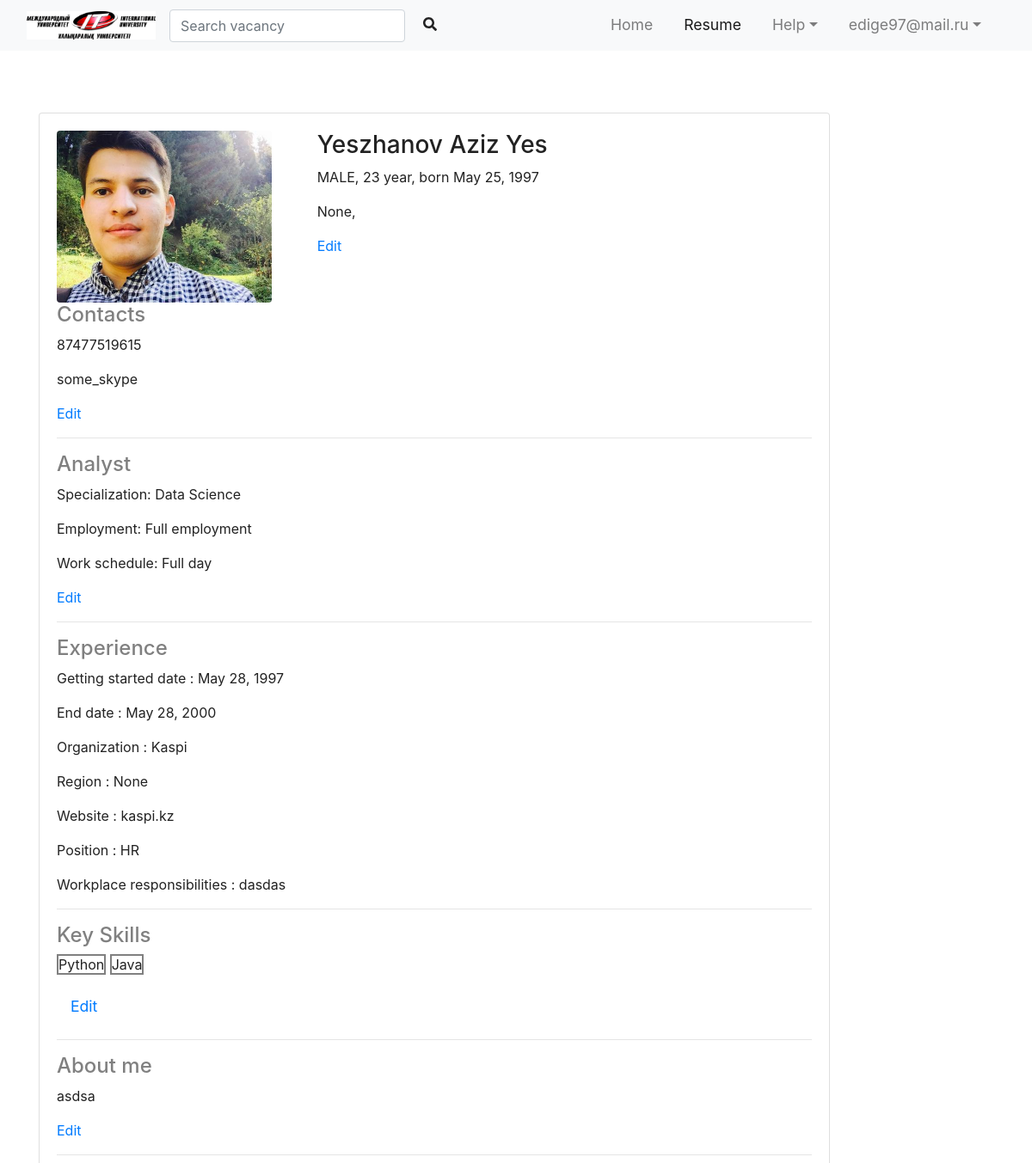
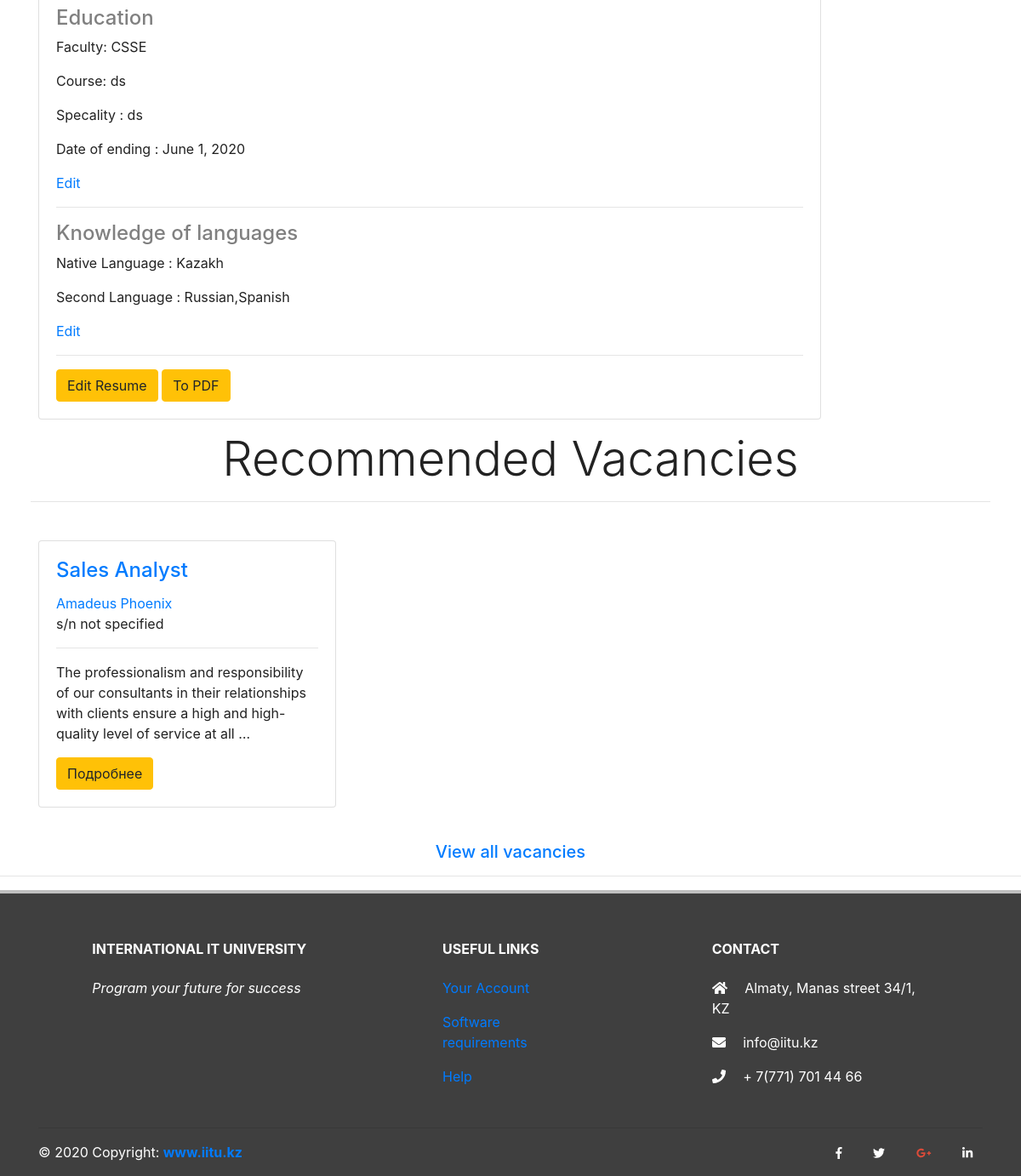
/student/get_resume_student/ (signed in), run on the app's committed database (2 pictures, top to bottom).
### users/models.py (models this page shows)
class User(AbstractUser):
    is_student = models.BooleanField(default=False)
    is_employer = models.BooleanField(default=False)

### student/models.py (models this page shows)
class PhotoStudent(models.Model):
	user = models.OneToOneField(User,on_delete=models.CASCADE)
	photo = models.ImageField(upload_to ='student/uploads/photo',default ='student/uploads/photo/default.png')

class PersonalInformation(models.Model):
	user = models.OneToOneField(User,on_delete=models.CASCADE)
	name = models.CharField(max_length = 127,null=True)
	middle_name = models.CharField(max_length = 127,null=True)
	surname = models.CharField(max_length = 127,null=True)
	birthday = models.DateField(null=True)
	gender = models.CharField(max_length = 12,choices=GENDER_CHOICE,null=True)
	city = AddressField(null=True)

class ContactInformation(models.Model):
	user = models.OneToOneField(User,on_delete=models.CASCADE)
	mobile_phone = models.CharField(max_length = 30,null=True,blank=True)
	home_phone = models.CharField(max_length = 30,null=True,blank=True)
	skype = models.CharField(max_length = 30,null=True,blank=True)

class DesiredPosition(models.Model):
	user = models.OneToOneField(User,on_delete=models.CASCADE)
	desired_position = models.CharField(max_length = 30,null=True,blank=True)
	professional_area = models.CharField(max_length = 30,null=True,blank=True)
	employment = models.CharField(max_length = 100,choices=EMPLOYMENT_CHOICE,null=False,blank=True)
	schedule = models.CharField(max_length = 100,choices=SCHEDULE_CHOICE,null=False,blank=True)

class Experience(models.Model):
	user = models.OneToOneField(User,on_delete=models.CASCADE)
	getting_started_date = models.DateField(null=True,blank=True)
	end_date = models.DateField(null=True,blank=True)
	organization = models.CharField(max_length = 100,null=True,blank=True)
	region = AddressField(null=True,blank=True)
	website = models.CharField(max_length = 100,null=True,blank=True)
	position = models.CharField(max_length = 100,null=True,blank=True)
	workplace_respon = models.TextField(null=True,blank=True)
	key_skills = models.CharField(max_length = 100,null=True,blank=True)

class AboutStudent(models.Model):
    user = models.OneToOneField(User,on_delete=models.CASCADE)
    about_student = models.TextField(null=True)

class Education(models.Model):
    user = models.OneToOneField(User,on_delete=models.CASCADE)
    faculty = models.CharField(max_length = 100,null=True)
    course = models.CharField(max_length = 100,null=True)
    specality = models.CharField(max_length = 100,null=True)
    date_of_ending = models.DateField(null=True)

class LanguageSkills(models.Model):
    user = models.OneToOneField(User,on_delete=models.CASCADE)
    native_language = models.CharField(max_length = 100,null=True)
    second_language = models.CharField(max_length = 100,null=True,blank=True)

### employer/models.py (models this page shows)
class Vacancy(models.Model):
	vac_id = models.AutoField(primary_key=True)
	vacancy_name = models.CharField(max_length = 512,null=True)
	salary = models.CharField(max_length = 512,null=True)
	company_name = models.CharField(max_length = 512,null=True)
	address = AddressField(null=True)
	experience = models.TextField(null=True)
	about = models.TextField(null=True)
	duties = models.TextField(null=True)
	Requirements = models.TextField(null=True)
	work_condition = models.TextField(null=True)
	skills = models.TextField(null=True)
	contacts_phone = models.CharField(max_length = 512,null=True)
	contact_mail = models.CharField(max_length = 512,null=True)
	publication_date = models.DateField(auto_now_add=True,null=True)
	upd_date = models.DateField(auto_now =True,null=True)
	employer = models.ForeignKey(Employer, on_delete=models.CASCADE)

### student/views.py (the view)
# urls.py: path('get_resume_student/', views.get_resume_student, name='get_resume_student'),
@login_required
@student_required
def get_resume_student(request):
	age = ''
	context = {}
	context['user'] = request.user
	if PersonalInformation.objects.values('name').get(user=request.user)['name'] is not None:
		context['age'] = (date.today() - PersonalInformation.objects.values('birthday').get(user=request.user)['birthday']) // timedelta(days=365.2425)
		context['PersInfor'] = PersonalInformation.objects.get(user=request.user)
		context['ContInfor'] = ContactInformation.objects.get(user=request.user)
		context['DesrdPos'] = DesiredPosition.objects.get(user=request.user)
		context['Expr'] = Experience.objects.get(user=request.user)
		context['AbtStudent'] = AboutStudent.objects.get(user=request.user)
		context['Edu'] = Education.objects.get(user=request.user)
		context['LangSkls'] = LanguageSkills.objects.get(user=request.user)
		context['photo'] = PhotoStudent.objects.get(user=request.user)
		vacancies = Vacancy.objects.all
		context['vacancies'] = vacancies
		context['recommended_vacancy'] = recommendation(request)
		context['key_skills'] = Experience.objects.values('key_skills').get(user=request.user)['key_skills'].split(',')
	else:
		return redirect("resume")
	return render_to_response('resume_main.html',context)

### student/views.py (called while the page is built)
def recommendation(request):
	if DesiredPosition.objects.values('desired_position').get(user=request.user)['desired_position'] is not None:
		student_position = DesiredPosition.objects.values('desired_position').get(user=request.user)['desired_position']
		recommended_vacancy = Vacancy.objects.filter(
			Q(vacancy_name__icontains=student_position) | Q(about__icontains=student_position) | Q(Requirements__icontains=student_position)
			)
		return recommended_vacancy[:3]
	else:
		return None

### student/templates/resume_main.html (shortened to what this page needs)
{% extends 'student_home.html' %}
{% load static %}
{% load crispy_forms_tags %}
{% block main_menu %}
<nav class="navbar navbar-expand-md navbar-light bg-light sticky-top">
  <div class="container-fluid">
      <a href="#" class="navbar-brand"><img src="{% static 'images/logl.jpg' %}"></a>
     <form class="form-inline mr-auto" method="get" action="{%url 'search_vacancy'%}">
      <div class="md-form my-0">
        <input class="form-control" type="text" placeholder="Search vacancy"  name = 'search_word' aria-label="Search">
        <i class="fas fa-search text-black ml-3" aria-hidden="true"></i>
      </div>
    </form>
     <div class="collapse navbar-collapse" id="navbarResponsive">
    <ul class="navbar-nav ml-auto">
    <li class="nav-item "><a href="{% url 'student_home'%}" class="nav-link">Home</a></li>
    <li class="nav-item active"><a href="{% url 'get_resume_student'%}" class="nav-link">Resume</a></li>
    <li class="nav-item dropdown">
      <a href="#" class="nav-link dropdown-toggle" data-toggle="dropdown">Help</a>
    </li>
    <li class="nav-item dropdown">
      <a href="#" class="nav-link dropdown-toggle" data-toggle="dropdown"><span class="caret">{{user}}</span></a>
    </li>
     </ul>
    </div>
</nav>
{% endblock %}
{% block main %}
{% if not PersInfor.name %}
<a href="{% url 'resume'%}" class="nav-link">Create Resume</a>
{% else %}
<div class="container">
  <div class="row padding">
    <div class="col-md-10">
      <div class="card">
        <div class="card-body">
          <div class="row">
            <div class="col-md-4 photo" style="position:left;">
              <a href="{% url 'photo_student' %}"><img src="{%if photo.photo.url %}{{photo.photo.url}}{%else%}{% static 'default.png' %}{%endif%}" class="rounded" alt="click to update profile image" width="250" height="200"></a>
            </div>
            <div class="col-md-6">
              <h3>{{PersInfor.surname}} {{PersInfor.name}} {{PersInfor.middle_name}}</h3>
              <p><span>{{PersInfor.gender}},</span>  <span>{{age}} year,</span>  <span>born {{PersInfor.birthday}}</span></p>
              <p><span>{{PersInfor.city}},</span></p>
              <a href="{% url 'pers_inform'%}">Edit</a>
            </div>
          </div>
          <div class="contacts">
            <h4 style="color:grey;">Contacts</h4>
            {% if ContInfor.mobile_phone and ContInfor.home_phone and ContInfor.skype %}
            <p class="tel">{{ContInfor.mobile_phone}}</p>
            <p><span>{{ContInfor.skype}}</span></p>
            <a href="{% url 'contact_information'%}">Edit</a>
            <hr>
            {% else %}
            <a href="{% url 'contact_information'%}" class="nav-link">
            Specify your accounts</a>
            <hr>
            {% endif %}
          </div>
          <div class="work_and_professions">
            {% if DesrdPos.desired_position%}
            <h4 style="color:grey;">{{DesrdPos.desired_position}}</h4>
            <p>Specialization: <span>{{DesrdPos.professional_area}}</span></p>
            <p>Employment: <span>{{DesrdPos.employment}}</span></p>
            <p>Work schedule: <span>{{DesrdPos.schedule}}</span></p>
            <a href="{% url 'desired_position'%}">Edit</a>
            <hr>
            {% else %}
            <a href="{% url 'desired_position'%}">Specify your position details</a>
            <hr>
            {% endif %}
          </div>
          <div class="Skills">
            <h4 style="color:grey;">Experience</h4>
            {% if Expr.organization%}
            <p>Getting started date : {{Expr.getting_started_date}}</p>
            <p>End date : {{Expr.end_date}}</p>
            <p>Organization : {{Expr.organization}}</p>
            <p>Region : {{Expr.region}}</p>
            <p>Website : {{Expr.website}}</p>
            <p>Position : {{Expr.position}}</p>
            <p>Workplace responsibilities : {{Expr.workplace_respon}}</p>
            <hr>
            <h4 style="color:grey;">Key Skills</h4>
            <p>
              {% for skill in key_skills %}
              <span style="border:solid grey 2px;">{{skill}}</span>
              {% endfor %}
            </p>
            <a href="{% url 'experience'%}" class="nav-link">Edit</a>
            <hr>
            {% else %}
            <a href="{% url 'experience'%}" class="nav-link">Position</a>
            <hr>
            {% endif %}
          </div>
          <div class="About me">
            <h4 style="color:grey;">About me</h4>
            {% if AbtStudent.about_student%}
            <p>{{AbtStudent.about_student}}</p>
            <a href="{% url 'about_student'%}">Edit</a>
            <hr>
            {% else %}
            <a href="{% url 'about_student'%}" class="nav-link">Write about yourelf</a>
            <hr>
            {% endif %}
          </div>
          <div class="Education">
            <h4 style="color:grey;">Education</h4>
            {% if Edu.faculty%}
            <p>Faculty: {{Edu.faculty}}</p>
            <p>Course: {{Edu.course}}</p>
            <p>Specality : {{Edu.specality}}</p>
            <p>Date of ending : {{Edu.date_of_ending}}</p>
            <a href="{% url 'education'%}">Edit</a>
            <hr>
            {% else %}
            <a href="{% url 'education'%}" class="nav-link">Specify your education details</a>
            <hr>
            {% endif %}
          </div>
          <div class="Language">
            <h4 style="color:grey;">Knowledge of languages</h4>
            {% if LangSkls.native_language%}
            <p>Native Language : {{LangSkls.native_language}}</p>
            <p>Second Language : {{LangSkls.second_language}}</p>
            <a href="{% url 'language_skills'%}">Edit</a>
            {% else %}
            <a href="{% url 'language_skills'%}" class="nav-link">Language that you know</a>
            {% endif %}
          </div>
          <hr>
          <a href="{% url 'resume'%}" class="btn btn-warning">Edit Resume</a>
          <a href="{% url 'some_view' %}" class="btn btn-warning">To PDF</a>
      </div>
    </div>
  </div>
</div>
</div>
{% endif %}
{% if recommended_vacancy%}
   <div class="container-fluid padding">
      <div class="row alert text-center">
        <div class="col-12">
          <h1 class="display-4">Recommended Vacancies</h1>
          <hr>
        </div>
      </div>
    </div>
   <div class="container">
      <div class="row padding">
    {%for vacancy in recommended_vacancy%}
        <div class="col-md-4" style="padding-bottom: 40px"">
          <div class="card">
            <div class="card-body">
              <a href="{%url 'student_home' %}{{vacancy.vac_id}}"><h4 class="card-title">{{vacancy.vacancy_name|truncatechars:26}}</h4></a>
              <a href="{%url 'student_home' %}{{vacancy.company_name}}" class="vac_link">{{vacancy.company_name|truncatechars:26}}</a>
              <p class="card-text">{{vacancy.salary|truncatechars:26}}</p>
             <hr>
             <p class="card-text">{{ vacancy.about|truncatechars:150}}</p>
              <a href="{%url 'student_home' %}{{vacancy.vac_id}}" class="btn btn-warning">Подробнее</a>
            </div>
          </div>
        </div>
        {% endfor %}
      </div>
</div>
        <a href="{% url 'recommendation_all' %}" class="text-center"><h5 class="card-text-center ">View all vacancies</h5></a>
{% endif %}
{% endblock %}

### main/templates/main.html (style rules this page uses)
body, html { width: 100%; height: 100%; fon-family: 'Poppins', san-serif; color: #222; }
.navbar-brand img { width: 150px }
.navbar-nav li { padding-right: 20px; }
.nav-link { font-size: 1.1em !important }

### data on the page
User: username "edige97@mail.ru"
PhotoStudent: photo (picture)
PersonalInformation: surname "Yeszhanov", name "Aziz", middle_name "Yes", gender "MALE", birthday "May 25, 1997", city "None"
ContactInformation: mobile_phone "87477519615", skype "some_skype"
DesiredPosition: desired_position "Analyst", professional_area "Data Science", employment "Full employment", schedule "Full day"
Experience: getting_started_date "May 28, 1997", end_date "May 28, 2000", organization "Kaspi", region "None", website "kaspi.kz", position "HR", workplace_respon "dasdas"
AboutStudent: about_student "asdsa"
Education: faculty "CSSE", course "ds", specality "ds", date_of_ending "June 1, 2020"
LanguageSkills: native_language "Kazakh", second_language "Russian,Spanish"
Vacancy: vacancy_name "Sales Analyst", company_name "Amadeus Phoenix", salary "s/n not specified", about "The professionalism and responsibility of our consultants in their relationships with clients ensure a high and high-quality level of service at all …"

### other printed values
{{ age }} "23"
{{ skill }} "Python" "Java"
